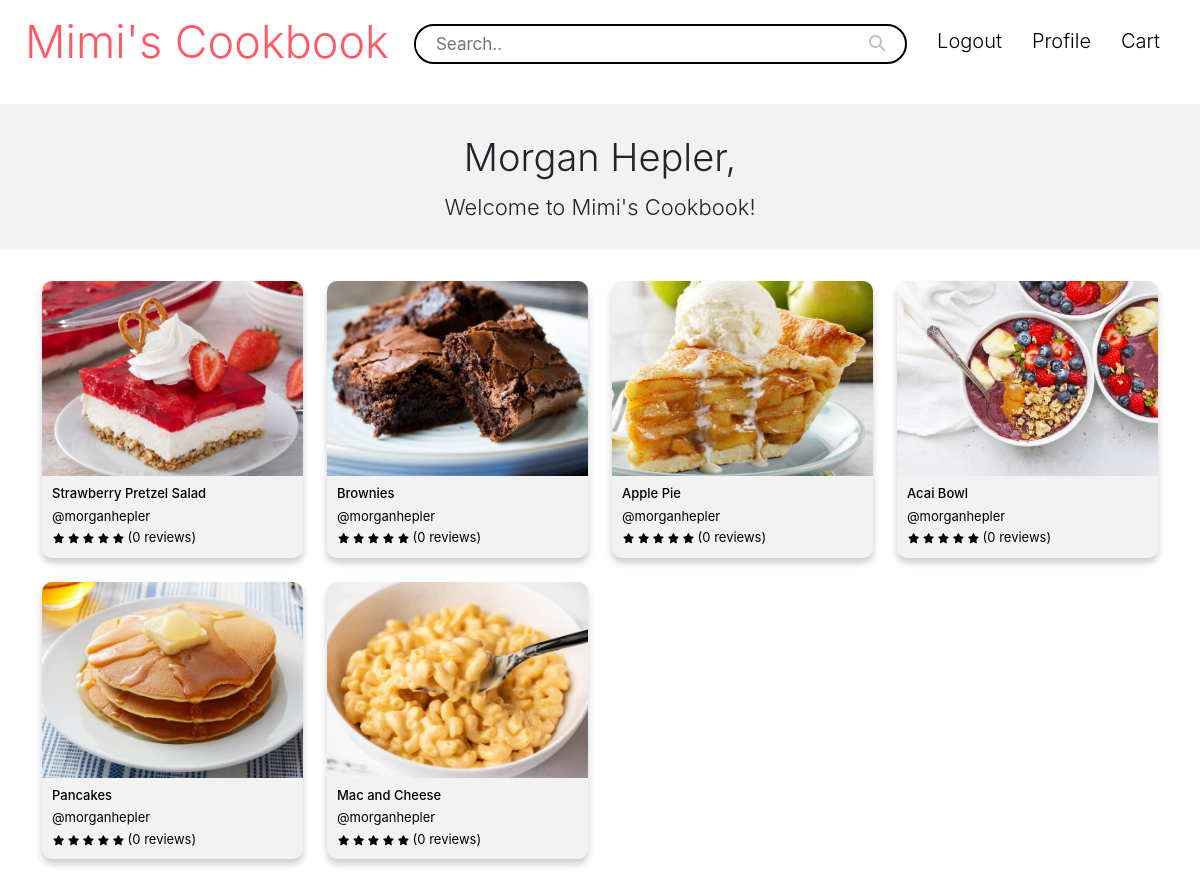
/search (signed in), run on an earlier commit of the app's database.
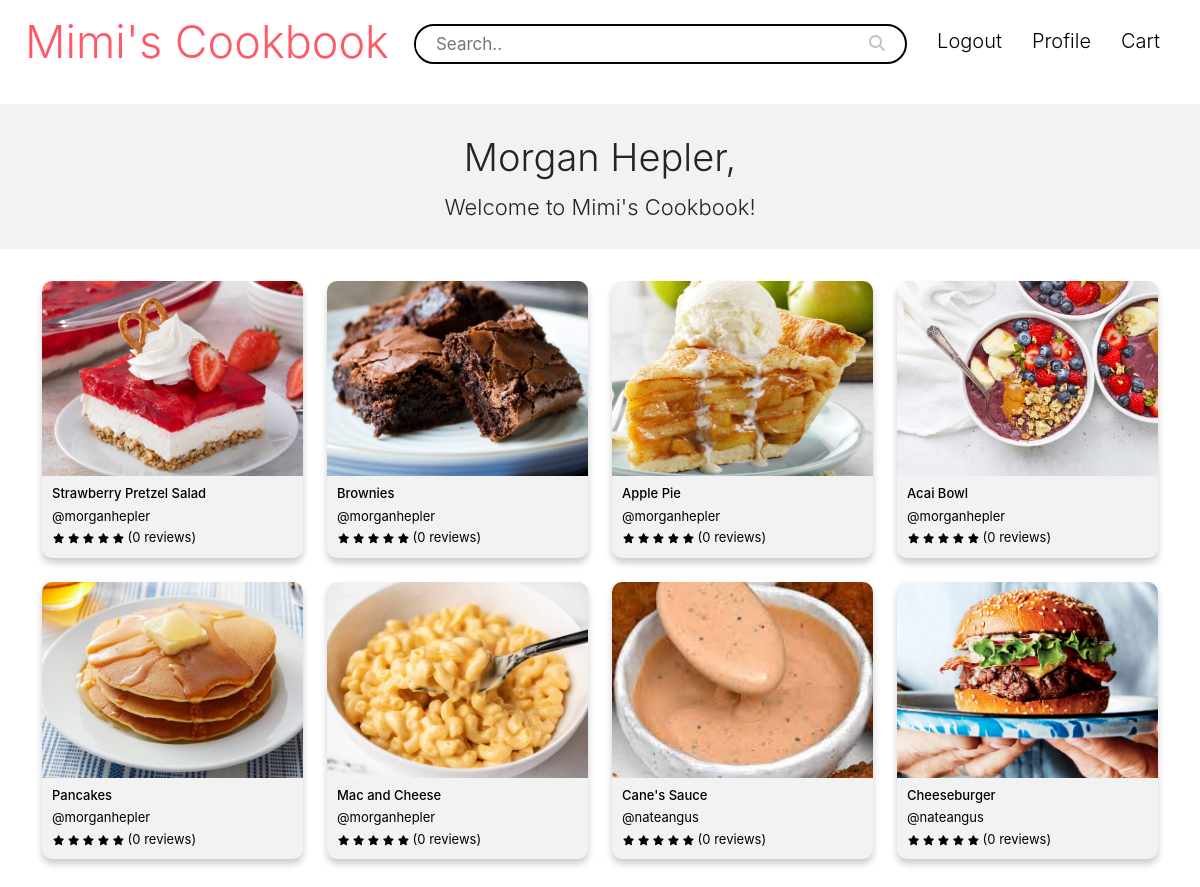
And on a later commit of the database.
### app/models.py (models this page shows, shortened)
class User(db.Model, UserMixin):
    __tablename__ = 'user'
    id = db.Column(db.Integer, primary_key=True)
    email = db.Column(db.String(150), unique=True)
    password = db.Column(db.String(150))
    username = db.Column(db.String(150), unique=True)
    full_name = db.Column(db.String(150))
    profile_id = db.Column(db.Integer, db.ForeignKey('profile.id'))
    profile = db.relationship("Profile", backref="profile_id")

class Recipe(db.Model):
    __tablename__ = 'recipe'
    id = db.Column(db.Integer, primary_key=True)
    user_id = db.Column(db.Integer)
    username = db.Column(db.String(255))
    title = db.Column(db.String(255))
    time = db.Column(db.String(255))
    servings = db.Column(db.String(255))
    ingredients = db.Column(db.String(255))
    directions = db.Column(db.String(10000))
    photo_path = db.Column(db.String(255))

### app/views.py (the view)
@views.route('/search')
@login_required
def search():
    return render_template('search.html', user=current_user, recipes=Recipe.query.all())

### app/__init__.py (called while the page is built)
def create_app():
    app = Flask(__name__)
    app.config['SECRET_KEY'] = 'M2t3ir@ml@vK'
    app.config['SQLALCHEMY_DATABASE_URI'] = f'sqlite:///{DB_NAME}'
    db.init_app(app)
    from .views import views
    from .auth import auth
    app.register_blueprint(views, url_prefix='/')
    app.register_blueprint(auth, url_prefix='/')
    from .models import User
    with app.app_context():
        db.create_all()
    login_manager = LoginManager()
    login_manager.login_view = 'auth.login'
    login_manager.init_app(app)
    @login_manager.user_loader
    def load_user(id):
        return User.query.get(int(id))
    flask_change_password = ChangePassword(
        min_password_length=7, rules=dict(long_password_override=2))
    flask_change_password.init_app(app)
    return app

### app/templates/search.html (shortened to what this page needs)
{% extends "base.html" %} {% block title %}Mimi's Cookbook | Home{% endblock %}
{% block content %}
<div class="navbar">
  <a href="/search" class="logo-text-link">
    <div class="logo-text">Mimi's Cookbook</div>
  </a>
  <form class="searchbar">
    <input type="text" name="search" placeholder="Search.." />
    <button type="submit"><i class="fa fa-search"></i></button>
  </form>
  <div>
    <ul id="nav-links" class="nav-links">
      <li><a href="{{ url_for('auth.logout') }}">Logout</a></li>
      <li><a href="{{ url_for('views.profile') }}">Profile</a></li>
      <li><a href="">Cart</a></li>
    </ul>
  </div>
</div>
<div class="welcome-msg">
  {{user.full_name}},
  <p>Welcome to Mimi's Cookbook!</p>
</div>
<div class="homepage-recipes">
  <ul>
    {% for recipe in recipes %}
    <a href="{{ url_for('views.recipe_view', recipe_id=recipe.id) }}">
      <li>
        <img src="{{url_for('static', filename=recipe.photo_path)}}" alt="" />
        <h4>{{recipe.title}}</h4>
        <p>@{{recipe.username}}</p>
        <div class="recipe-stars">
          <i class="fas fa-star"></i>
          <i class="fas fa-star"></i>
          <i class="fas fa-star"></i>
          <i class="fas fa-star"></i>
          <i class="fas fa-star"></i>
          (0 reviews)
        </div>
      </li></a
    >
    {% endfor %}
  </ul>
</div>
{% endblock %}

### app/templates/base.html (shortened to what this page needs)
<!DOCTYPE html>
<html lang="en">
  <head>
    <link
      href="https://cdn.jsdelivr.net/npm/bootstrap@5.0.1/dist/css/bootstrap.min.css"
      rel="stylesheet"
    />
    <link
      rel="stylesheet"
      href="{{ url_for('static', filename='css/style.css') }}"
    />
    <link
      href="https://cdn.jsdelivr.net/npm/bootstrap@5.3.0-alpha1/dist/css/bootstrap.min.css"
      rel="stylesheet"
    >
  </head>
  <body>
    {% block content%}
    {% endblock %}
  </body>
</html>

### app/static/css/style.css (style rules this page uses)
* { box-sizing: border-box; font-family: -apple-system, BlinkMacSystemFont, "segoe ui", roboto, oxygen, ubuntu, cantarell, "fira sans", "droid sans", "helvetica neue", Arial, sans-serif; font-size: 16px; -webkit-font-smoothing: antialiased; -moz-osx-font-smoothing: grayscale; }
.navbar { display: flex; justify-content: space-between; width: 100%; z-index: 999; }
.logo-text { font-size: 45px; font-weight: 300; color: rgb(255, 89, 103); margin-left: 25px; }
.logo-text-link { text-decoration: none; }
.nav-links { display: flex; visibility: visible; margin-right: 25px; margin-top: 15px; margin-left: 5px; padding-left: 0px; }
.nav-links li { list-style: none; }
.nav-links a { font-size: 20px; font-weight: 350; display: block; color: black; text-decoration: none; padding: 3px; padding-left: 15px; padding-right: 15px; width: max-content; text-align: center; }
.searchbar { flex-grow: 1; height: 40px; border-radius: 20px; border: 2px solid black; margin-top: 5px; margin-right: 10px; margin-left: 25px; }
.searchbar input[type=text] { width: 90%; padding-left: 20px; font-size: 17px; border: none; border-radius: 20px; margin-top: 5px; }
.searchbar button { text-align: right; float: right; width: 10%; padding: 5px; padding-right: 20px; background: none; border-radius: 20px; color: rgb(195, 195, 195); border: none; cursor: pointer; }
.recipe-stars { font-size: 13px; padding: 0px 10px 10px 11px; text-overflow: ellipsis; white-space: nowrap; overflow: hidden; }
.recipe-stars i { font-size: 10px; }
.welcome-msg { text-align: center; background-color: rgb(242, 242, 242); margin: 20px 0px 20px 0px; padding: 25px; font-size: 38px; font-weight: 300; }
.welcome-msg p { margin: 0; font-size: 22px; padding-top: 5px; }
.homepage-recipes { margin-top: 20px; }
.homepage-recipes a { cursor: pointer; color: black; text-decoration: none; }
.homepage-recipes ul { list-style-type: none; display: inline-grid; grid-template-columns: repeat(auto-fill, minmax(15rem, 1fr)); padding: 0px 30px 30px 30px; }
.homepage-recipes li { text-align: left; margin: 12px; background-color: rgb(242, 242, 242); border-radius: 10px; box-shadow: 0px 5px 7px 0px rgba(0, 0, 0, 0.2); }
.homepage-recipes img { border-radius: 10px 10px 0px 0px; font-size: 13px; width: 100%; aspect-ratio: 4/ 3; object-fit: cover; font-display: block; }
.homepage-recipes h4 { font-size: 13px; padding: 10px 10px 5px 10px; margin-bottom: 0px; text-overflow: ellipsis; white-space: nowrap; overflow: hidden; }
.homepage-recipes p { font-size: 13px; padding: 0px 10px 2px 10px; margin-bottom: 0px; text-overflow: ellipsis; white-space: nowrap; overflow: hidden; }

What changed in the data, as far as the page shows it:
added Recipe: photo_path (picture), title "Cane's Sauce", username "nateangus"
added Recipe: photo_path (picture), title "Cheeseburger", username "nateangus"
